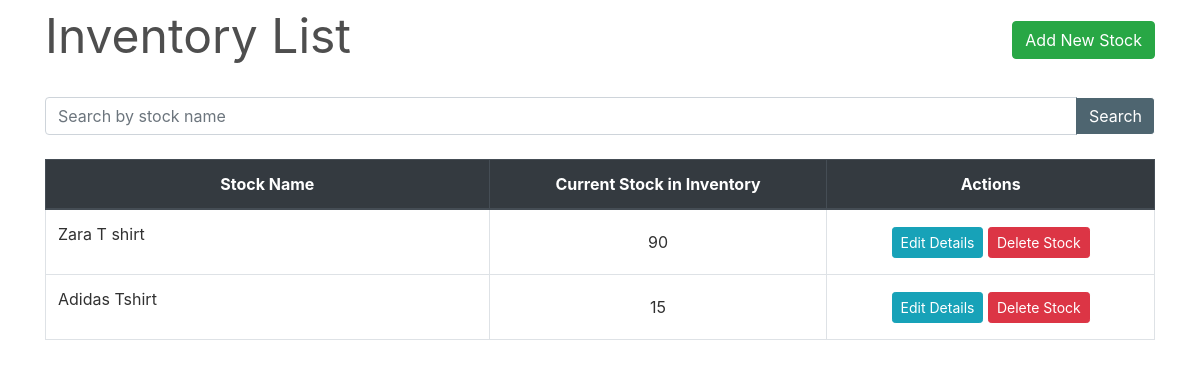
The app's page /inventory/, older data.
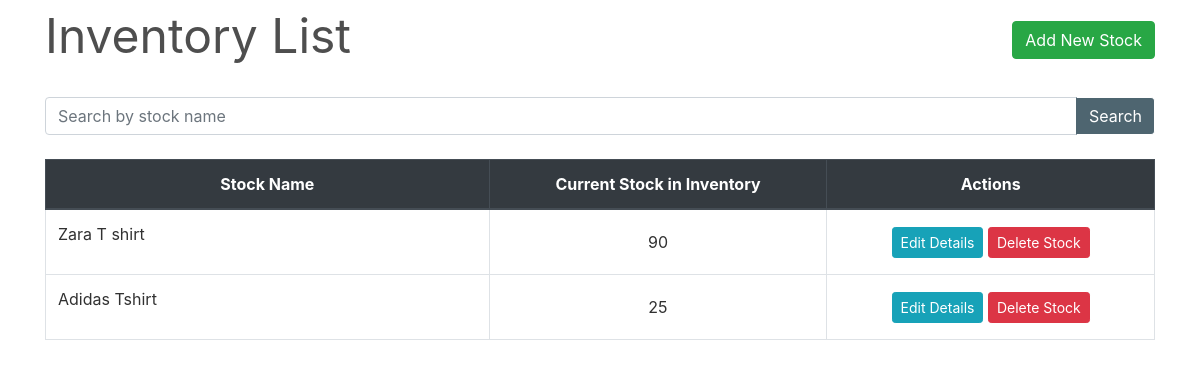
The same page, newer data.
### inventory/models.py (models this page shows, shortened)
class Stock(models.Model):
    id = models.AutoField(primary_key=True)
    name = models.CharField(max_length=30, unique=True)
    quantity = models.IntegerField(default=1)
    is_deleted = models.BooleanField(default=False)

### inventory/views.py (the view)
# urls.py: path('', views.StockListView.as_view(), name='inventory'),
class StockListView(FilterView):
    filterset_class = StockFilter
    queryset = Stock.objects.filter(is_deleted=False)
    template_name = 'inventory.html'
    paginate_by = 10

### inventory/templates/inventory.html (shortened to what this page needs)
{% extends "base.html" %}
{% load widget_tweaks %}
{% block content %}
    <div class="row" style="color: #4e4e4e; font-style: bold; font-size: 3rem; ">
        <div class="col-md-8">Inventory List</div>
        <div class="col-md-4">
            <div style="float:right;"> <a class="btn btn-success" href="{% url 'new-stock' %}">Add New Stock</a> </div>
        </div>
    </div>
    <div style="border-bottom: 1px solid white;"></div>
    <br>
    <table class="table table-css table-bordered table-hover">
        <form method="get">
            <div class="input-group search">
                {% render_field filter.form.name class="form-control textinput" placeholder="Search by stock name" %}
                <div class="input-group-append">
                   <button type="submit" class="btn btn-pink"> Search </button>
                </div>
            </div>
        </form>
        <br>
        <thead class="thead-dark align-middle">
            <tr>
                <th width="40%">Stock Name</th>
                <th>Current Stock in Inventory</th>
                <th>Actions</th>
            </tr>
        </thead>
{% if object_list %}
        <tbody>
            {% for stock in object_list %}
                <tr>
                    <td>
                        <p>{{ stock.name }}</p>
                    </td>
                    <td class="align-middle">{{ stock.quantity }}</td>
                    <td class="align-middle">
                        <a href="{% url 'edit-stock' stock.pk %}" class="btn btn-info btn-sm">Edit Details</a>
                        <a href="{% url 'delete-stock' stock.pk %}" class="btn btn-danger btn-sm"> Delete Stock </a>
                    </td>
                </tr>
            {% endfor %}
        </tbody>
    </table>
{% else %}
        <tbody></tbody>
    </table>
    <br><br><br><br><br><br><br><br>
    <div style="color: #575757; font-style: bold; font-size: 1.5rem; text-align: center;">The records are empty. Please try adding some.</div>
{% endif %}
{% endblock content %}

Row changes from the older to the newer data that the page shows:
changed Stock "Adidas Tshirt": quantity "15" → "25"
